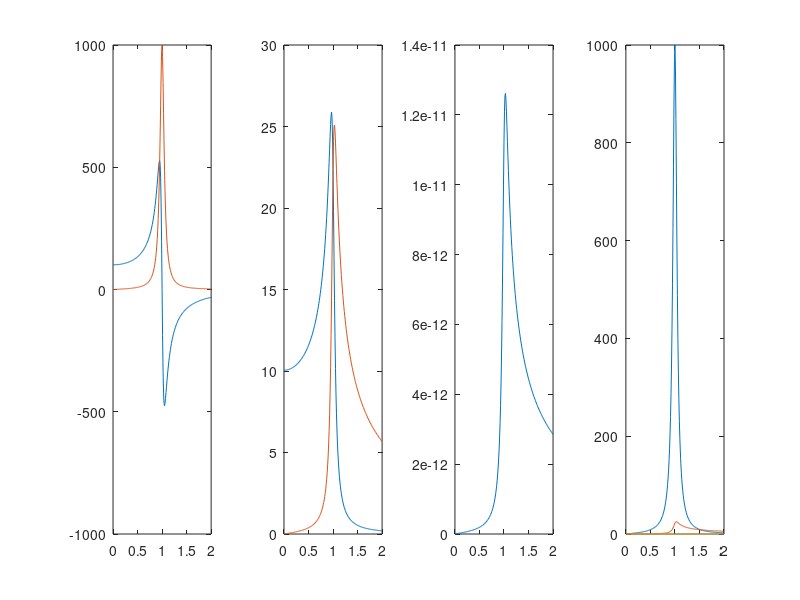

This figure's MATLAB source:
% input- lorentzian oscilators centered at: 1eV, 1.5eV, 2eV
wo=1
%linewidth=100meV =damping factor
gam=0.1
%plasma frequency(wp) = 10eV (germanium-intrinsic semiconductor)
wp=10
%eoo=1 usually
%x is omega (units of eV)
x=0:0.01:2

%step 1: find dielectric from lorenzian
%ereal=(wp^2).*(wo^2.-x^2)./((wo^2-x^2).^2+x^2.*gam^2)
%eimag=(wp^2*x*gam)./((wo^2-x^2).^2+x^2.*gam^2)
%e=ereal+i*eimag
e = (wp^2)./((wo^2 - x.^2) - 1i.*x.*gam);
etot=1+e
ereal=real(etot)
eimag=imag(etot)

figure

%real and imaginary dielectric function
subplot(1,4,1)
plot(x,ereal,x,eimag)

%real and imaginary refractive index
subplot(1,4,2)
n=etot.^0.5
nreal=real(n)
nimag=imag(n)
plot(x,nreal,x,nimag)

%absorption coefficient
freq=4*10^-14%not sure what to put here
subplot(1,4,3)
alpha=4*pi*nimag*freq
plot(x,alpha)

%imaginary dielectric+imaginary refractive+absorption coefficient
subplot(1,4,4)
plot(x,eimag,x,nimag,x,alpha)